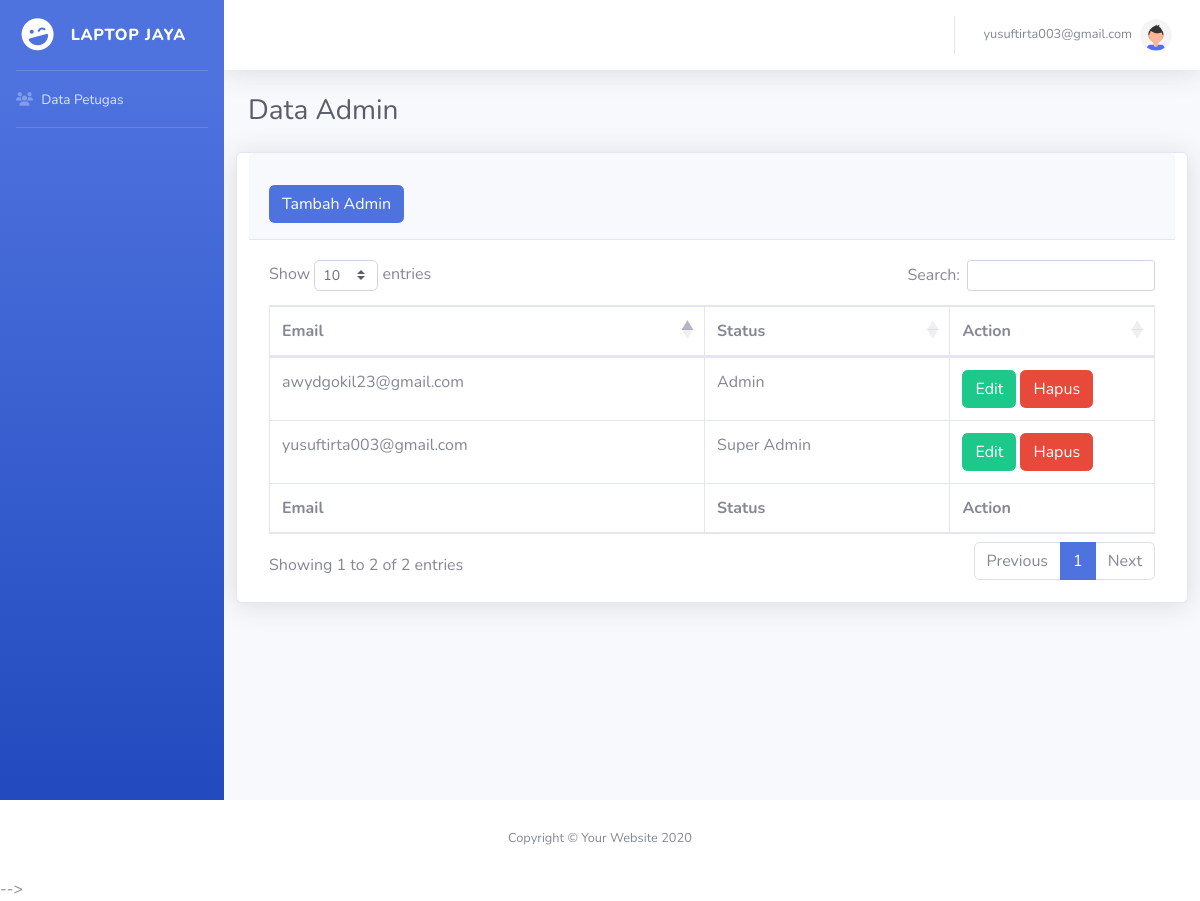
The app's page /petugas/petugas.php (signed in) with its own data.
### tables this page shows
CREATE TABLE `user` (
  `id_user` int(11) NOT NULL,
  `email` varchar(80) NOT NULL,
  `password` varchar(150) NOT NULL,
  `status` varchar(2) NOT NULL
);

### petugas/petugas.php (the view, shortened to what this page needs)
<?php
require '../asset/headeradmin.php';
require '../asset/sidebaradmin.php';
require '../asset/topbar.php';
require '../koneksi.php';
$query = "SELECT * FROM user WHERE status = '1' or status = '2'";
$result = mysqli_query($koneksi,$query);
 ?>
<div class="container-fluid">
    <h1 class="h3 mb-4 text-gray-800">Data Admin</h1>
    <div class="row">
                    <div class="card shadow mb-4 col-md-12">
                        <div class="card-header py-3">
                            <a class="btn btn-primary mt-3" href="../petugas/tambahpetugas.php" role="button">Tambah Admin</a>
                        </div>
                        <div class="card-body">
                            <div class="table-responsive">
                                <table class="table table-bordered" id="dataTable" width="100%" cellspacing="0">
                                    <thead>
                                        <tr>
                                            <th>Email</th>
                                            <th>Status</th>
                                            <th>Action</th>
                                        </tr>
                                    </thead>
                                    <tfoot>
                                        <tr>
                                            <th>Email</th>
                                            <th>Status</th>
                                            <th>Action</th>
                                        </tr>
                                    </tfoot>
                                    <tbody>
                                        <?php while($row = mysqli_fetch_assoc($result)): ?>
                                            <tr>
                                                <td><?= $row['email'] ; ?></td>
                                                <td>
                                                    <?php if($row['status'] =='1' ){ ?>
                                                        Super Admin
                                                    <?php } else if($row['status'] =='2' ){ ; ?>
                                                        Admin
                                                    <?php  } ?>
                                                </td>
                                                <td width='180'>
                                                     <a class="btn btn-success" href="../petugas/editpetugas.php?id=<?= $row['id_user'] ; ?>" role="button">Edit</a>
                                                     <a class="btn btn-danger" href="../petugas/deletepetugas.php?id=<?= $row['id_user'] ; ?>" role="button">Hapus</a>
                                                </td>
                                            </tr>
                                        <?php endwhile ; ?>
                                    </tbody>
                                </table>
                            </div>
                        </div>
                    </div>
                    </div>
</div>
</div>
<?php
require '../asset/footeradmin.php';?>

### records on screen
user: email "yusuftirta003@gmail.com", status "Super Admin"
user: email "awydgokil23@gmail.com", status "Admin"

### other values on screen
$_SESSION['email'] "yusuftirta003@gmail.com"
